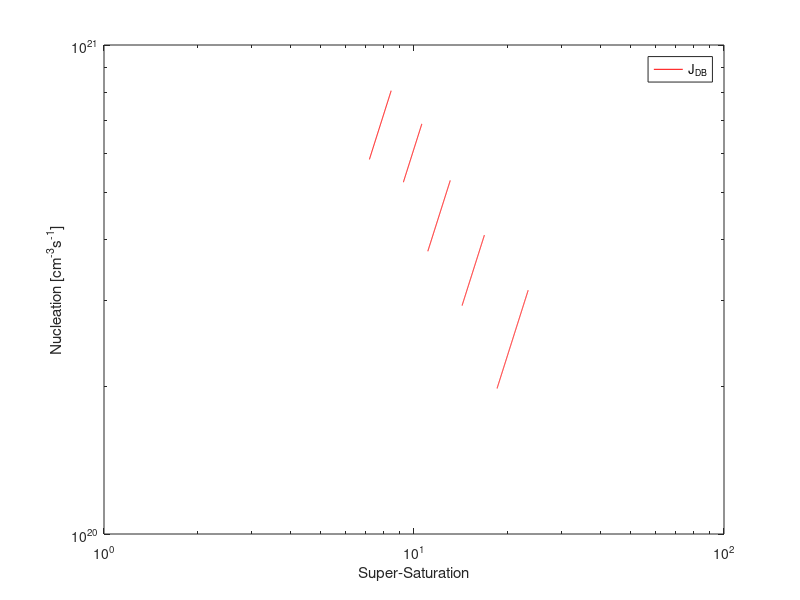
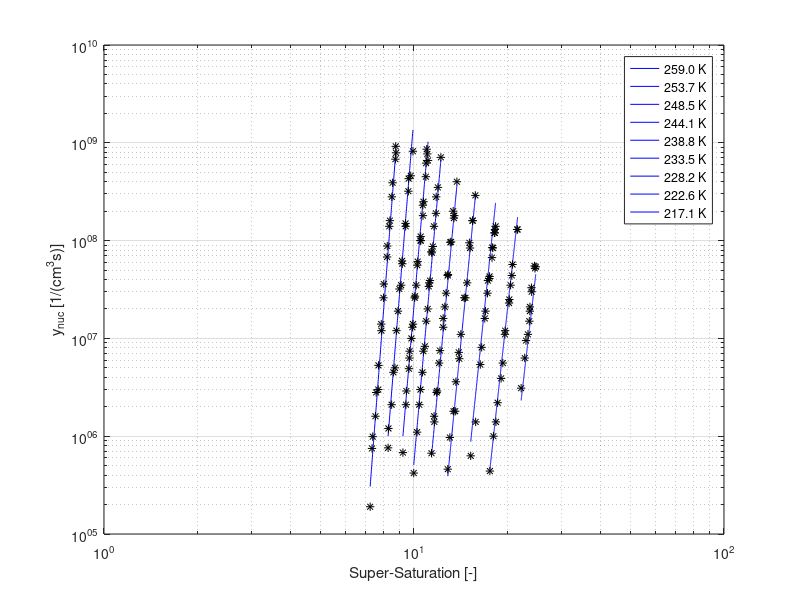
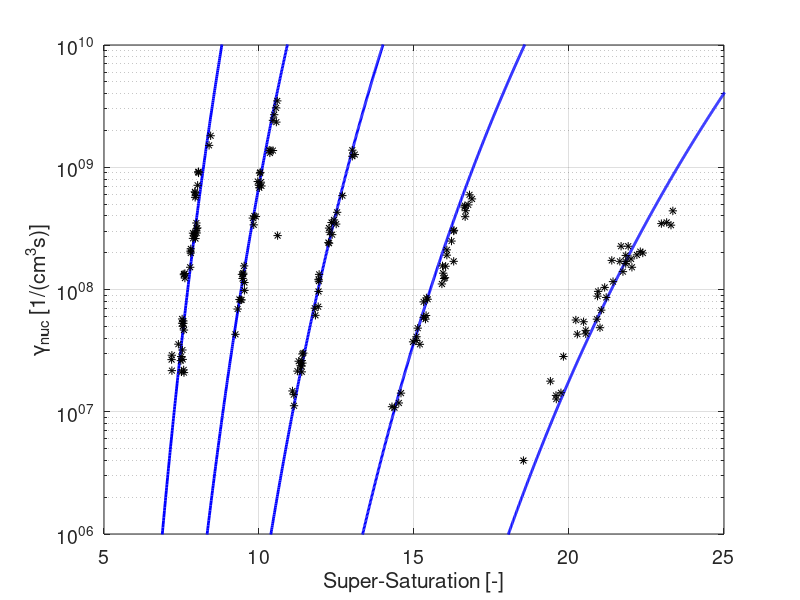

The MATLAB source for these figures, in order:
%%%%%% VERIFICATION: Nucleation rate %%%%%%
clear all, %close all, clc
% Constants %
m = 2.988*10^(-26); % Molecular mass of water [kg] (Karagiannis)
water_molarmass = 18.01528; % g/mol 
N_A = 6.022140857*10^23; % Avogadro constant, molecules/mol
m = water_molarmass/N_A*10^-3; % kg per molecule
k = 1.38064852*10^(-23); % Boltzmann constant [m^2kgs^-2K^-1]
T_C = 647.096; % Critical Temperature [K] "Revised Release on Surface Tension of Ordinary Water Substance" 
T_C = 647.14; % 647.15? Cite: n.4 (DataPaper_WölkStrey)
% Inputs %%
%T_range = [217.1 222.6 228.2 233.5 238.8 244.1 248.5 253.7 259]; % Viisanen range 
T_range = [259.86 249.75 239.58 229.52 218.94]; % Temperature range of Wölk & STrey
%T_range = [242.391]%%
T = T_range;
x = (T-225)./46.2; % DataPaper
t_r = (T_C - T)./T_C; % DataPaper
%rho = 0.08*tanh(x) + 0.7415*t_r.^0.33 + 0.32;
rho = 0.08*tanh(x) + 0.7415*t_r.^0.33 + 0.32; %[g.cm3]
rho = rho.*10^3;%[kg/m3]
v_m = m./rho; % [1/m3]
% v_m = m_m./rho; % Molecular volume of water [cm^3]
% v_m = v_m*10^(-6);
% v_m = m./rho; % Molecular volume of water [cm^3]
% v_m = v_m*10^(-3);
% Viisanen Strey Reiss 1993
J_data_259 = [9.2e8 3.9e8 1.4e8 8.8e7 3.6e7 1.4e7 5.3e6 1.6e6 9.9e5 1.9e5 7.9e8 6.8e8 2.8e8 1.6e8 6.8e7 2.6e7 1.2e7 3e6 2.8e6 7.5e5];
J_data_2537 = [3.2e8 4.6e8 1.4e8 5.8e7 3.2e7 1.2e7 4.5e6 1.2e6 8.2e8 4.3e8 1.5e8 6.2e7 3.5e7 1.9e7 5e6 2.1e6 7.6e5];  
J_data_2485 = [6.2e8 2.5e8 1e8 5.6e7 2.7e7 1.3e7 6.3e6 2.9e6 6.8e5 6.6e8 4.5e8 1.8e8 1e8 3.5e7 1e7 4.9e6 8.6e8 7.7e8 2.3e8 1.1e8 6.1e7 2.6e7 1.4e7 7.4e6 2.1e6];
J_data_2441 = [7.1e8 3.5e8 1.9e8 8.7e7 3.9e7 2e7 8.3e6 4.5e6 2.1e6 1.1e6 4.2e5 2.8e8 1.4e8 7.5e7 7.7e7 3.7e7 3.4e7 1.5e7 7.4e6 3e6];
J_data_2388 = [1.8e8 1.7e8 9.6e7 4.4e7 2.9e7 1.6e7 7.5e6 2.8e6 1.4e6 4e8 2e8 9.7e7 4.5e7 2.1e7 1.3e7 5.6e6 2.9e6 1.6e6 6.7e5];
J_data_2335 = [1.6e8 1.6e8 8.4e7 3.7e7 2.6e7 6.2e6 1.8e6 2.9e8 9.5e7 2.6e7 1.1e7 7.2e6 3.6e6 1.8e6 9.7e5 4.6e5]; 
J_data_2282 = [1.2e8 8.5e7 4.3e7 1.9e7 6.3e5 1.3e8 1.4e8 6.7e7 4.1e7 2.9e7 1.6e7 8.1e6 5.4e6 1.4e6 1.2e8 8.4e7 3.9e7];
J_data_2226 = [1.3e8 5.7e7 3.5e7 2.5e7 1.2e7 1.3e8 4.4e7 2.3e7 1.1e7 5.6e6 3.9e6 2.2e6 1.4e6 1e6 4.4e5];
J_data_2171 = [5.4e7 3e7 1.9e7 1.1e7 5.2e7 3.3e7 1.5e7 5.5e7 2.1e7 9.5e6 6.3e6 3.1e6];
S_data_259 = [8.73 8.53 8.32 8.2 7.99 7.84 7.68 7.51 7.36 7.22 8.75 8.71 8.48 8.36 8.19 7.97 7.85 7.67 7.55 7.32];
S_data_2537 = [9.59 9.76 9.4 9.17 8.97 8.78 8.58 8.27 9.92 9.61 9.39 9.15 9.09 8.88 8.68 8.47 8.25];
S_data_2485 = [10.94 10.73 10.52 10.25 10.07 9.88 9.66 9.45 9.21 11.1 10.92 10.69 10.49 10.17 9.81 9.63 10.99 11.04 10.68 10.51 10.28 10.05 9.93 9.68 9.42];
S_data_2441 = [12.21 11.94 11.77 11.5 11.26 11.07 10.84 10.65 10.4 10.23 9.98 11.79 11.6 11.41 11.38 11.2 11.16 10.95 10.72 10.49];
S_data_2388 = [13.49 13.45 13.09 12.84 12.69 12.42 12.13 11.83 11.63 13.75 13.38 13.17 12.87 12.57 12.42 12.05 11.87 11.61 11.39];
S_data_2335 = [15.47 15.44 15.16 14.84 14.65 14 13.58 15.77 15.09 14.52 14.16 13.94 13.65 13.41 13.05 12.85];
S_data_2282 = [18.16 17.89 17.53 17.01 15.24 18.24 18.33 17.85 17.5 17.26 16.92 16.53 16.36 15.81 18.23 17.96 17.31];
S_data_2226 = [21.59 20.79 20.49 20.3 19.68 21.51 20.68 20.26 19.65 19.34 19.1 18.61 18.38 18.04 17.57];
S_data_2171 = [24.71 23.96 23.64 23.31 24.56 23.93 23.55 24.47 23.66 22.98 22.76 22.16];
% Nucleation data points, of Wölk and Strey paper: Homogeneous nucleation
% for homogeneous water nucleation.
J_data_25986 = [2.17 2.67 2.9 2.2 2.09 56.7 62.0 63 13.2 13.4 12.4 28.5 28.9 27.5 26.2 5.53 5.3 5.74 ...
    58.5 91.5 91.8 89.9 71.2 13.5 15.2 19.9 20.6 21.5 3.57 31.9 26.1 29.1 4.66 5.29 5 2.12 2.83 2.68 2.62 3.2 ...
    29.0 31.5 35 151 181] .* 10^7; % T = 259.87 K (left-side), Where is the data from? What experiment?
J_data_24975 = [24.2 23.4 26.9 9.08 7.03 7.12 1.56 1.36 1.14 0.983 13.7 13.1 13.8 13.7 3.84 3.99 3.38 3.95 0.692 0.822 0.829 0.823 ...
    34.9 30.6 2.76 8.95 7.55 7.64 6.79 1.23 1.33 1.33 0.43] .* 10^8; % T = 
J_data_23958 = [0.238 .215 .212 .302 .262 .297 .236 .25 .964 2.94 2.42 2.81 2.39 5.86 12.3 12.7 13.8 3.53 3.18 ...
    3.43 4.28 3.71 1.33 1.17 1.21 0.259 0.615 .703 .724 .138 .112 .148] .* 10^8;
J_data_22952 = [2.11 1.91 1.7 .572 .613 .592 .142 .118 1.23 1.36 1.55 .356 .411 .373 .108 .11 1.25 1.11 1.56 4.92 5.51 4.72 5.95 .483 .383 ...
    4.85 3.94 4.41 3.01 2.49 3.05 0.792 .854 .832] .* 10^8; % (left-side)
J_data_21894 = [17.3 17 11.6 22.6 4.31 5.63 5.45 19.9 20.4 15.2 19.2 8.82 10.4 9.65 33.6 35.4 44 34.6 22.6 16.3 14 19 16.9 17.8 5.72 4.63 4.34 1.78 1.27 1.36 2.83 1.43 0.399 ...
    8.61 4.87 6.78] .* 10^7;
S_data_25986 = [7.19 7.18 7.19 7.57 7.58 7.94 7.94 7.93 7.58 7.58 7.61 7.92 7.87 7.9 7.87 7.56 7.52 7.52 7.96 8.04 8.05 8.05 8.02 7.61 ...
    7.78 7.8 7.79 7.8 7.4 8.01 7.95 7.94 7.58 7.56 7.54 7.5 7.49 7.54 7.48 7.53 7.99 7.99 7.98 8.39 8.44]; % T = 259.87 K
S_data_24975 = [10.45 10.56 10.49 10.04 10.08 10 9.52 9.49 9.53 9.53 10.45 10.35 10.33 10.38 9.8 9.85 9.83 9.9 9.31 9.44 9.37 9.41 ...
    10.59 10.55 10.6 10.03 10.06 9.96 10.01 9.47 9.49 9.45 9.24]; % (left-side)
S_data_23958 = [11.34 11.24 11.38 11.43 11.38 11.4 11.37 11.4 11.92 12.28 12.24 12.36 12.26 12.69 13.01 13.09 13.01 12.34 12.26 ...
    12.49 12.52 12.42 11.94 11.93 11.92 11.28 11.82 11.80 11.91 11.12 11.13 11.08];
S_data_22952 = [16.06 16.06 16.28 15.37 15.39 15.31 14.58 14.51 15.97 15.94 16.02 15.19 15.08 14.97 14.37 14.29 ...
    16 15.9 15.92 16.75 16.87 16.63 16.79 15.12 15.07 16.64 16.65 16.67 16.28 16.21 16.29 15.31 15.4 15.44];
S_data_21894 = [21.38 21.64 21.42 21.68 20.27 20.22 20.47 22.38 22.3 22.03 22.19 20.92 21.15 20.94 23.29 23.15 23.35 22.98 21.91 21.83 21.74 ...
    21.83 21.84 22 20.9 20.54 20.54 19.4 19.59 19.58 19.82 19.74 18.53 21.2 21 21.04] ; % FILL IN

% Data T = 259.86 K case %
w_data_25986 = [ 0.02641 .02646 .02623 0.022653 .02587 .0264 .02624 .02651];
p0_data_25986 = {[88.24 88.24 88.24 92.88 92.88],[97.77 97.77 97.77 92.88 92.88 92.88],[97.77 97.77 97.77 97.77 92.88 92.88 92.88], ...
    [97.77 97.77 97.77 97.77 97.77 92.88],[97.77 97.77 97.77 97.77 92.88] [97.77 97.77 97.77 92.88 92.88 92.88],[92.88 92.88 92.88 92.88 92.88],[97.77 97.77 97.77 102.92 102.92]};
p_v_data_25986 = [];
for j = 1:length(w_data_25986)
    p_v_data_25986 = [p_v_data_25986, w_data_25986(j) .* p0_data_25986{j}];
end
p_v_data_25986 = p_v_data_25986*10^3;% kPa -> Pa5    
% Data T = 249.75 K case %
w_data_24975 = [.01677 .01652 .01677];
p0_data_24975 = {[ 91.11 91.11 91.11 86.55 86.55 86.55 82.23 82.23 82.23 82.23],[91.11 91.11 91.11 91.11  86.55 86.55 86.55 86.55 82.23 82.23 82.23 82.23],[91.11 91.11 91.11 86.55 86.55 86.55 86.55 82.23 82.23 82.23 80.17]};
p_v_data_24975 = [];
for j = 1:length(w_data_24975)
    p_v_data_24975 = [p_v_data_24975, w_data_24975(j) .* p0_data_24975{j}];
end
p_v_data_24975 = p_v_data_24975*10^3;% kPa -> Pa5    
% Data T = 239.58 K case %
w_data_23958 = [.006797 .006808 .00665 .006862 .006917 .006827];
p0_data_23958 = {[99.45 99.45 99.45 99.45 99.45], [99.45 99.45 99.45 104.68],[ 110.19 110.19 110.19 110.19 113.02],[ 113.02 113.02 113.02 107.37 107.37],[ 107.37 107.37 107.37 103.08 103.08 103.08 97.92],[ 103.08 103.08 103.08 96.9 96.9 96.9]}; 
p_v_data_23958 = [];
for j = 1:length(w_data_23958)
    p_v_data_23958 = [p_v_data_23958, w_data_23958(j) .* p0_data_23958{j}];
end
p_v_data_23958 = p_v_data_23958*10^3;% kPa -> Pa5    
S{1} = min(S_data_25986):0.01:max(S_data_25986);
S{2} = min(S_data_24975):0.01:max(S_data_24975);
S{3} = min(S_data_23958):0.01:max(S_data_23958);
S{4} = min(S_data_22952):0.01:max(S_data_22952);
S{5} = min(S_data_21894):0.01:max(S_data_21894);
S{1} = min(S_data_25986)-2:0.01:max(S_data_25986)+2;
S{2} = min(S_data_24975)-2:0.01:max(S_data_24975)+2;
S{3} = min(S_data_23958)-2:0.01:max(S_data_23958)+2;
S{4} = min(S_data_22952)-2:0.01:max(S_data_22952)+2;
S{5} = min(S_data_21894)-2:0.01:max(S_data_21894)+2;
%S{1} = [7.95735];%%
% Equations of Wölk and Strey paper
for i=1:length(T_range)
    T = T_range(i);
    x = (T-225)/46.2; % DataPaper
    t_r = (T_C - T)/T_C; % DataPaper
    rho(i) = 0.08*tanh(x) + 0.7415*t_r^0.33 + 0.32;
    rho(i) = rho(i).*10^3;
    %sigma = (235.8*(1-T/T_C)^1.256*(1-0.625*(1-T/T_C)))*10^(-3); % Surface tension [N/m] "Revised Release on Surface Tension of Ordinary Water Substance"
    sigma(i) = (93.6635 + 0.009133*T - 0.000275*T^2)*10^(-3); % cite: n.4,7 (DataPaper_WölkStray)
    
    %p_eq = 610.8.*exp(-5.1421.*log(T./273.15)-6828.77*(1./T-1/273.15)); % Eq. Vapor pressure [pa]
    p_eq(i) = exp(77.34491-7235.42465/T - 8.2*log(T) + 0.0057113*T); % cite: n.66 (DataPaper_WölkStrey)
    %p_eq = 133.3224*10^(19.301142-2892.3693/T - 2.892736*log10(T)-0.0049369728*T+5.606905*10^(-6)*T^2-4.645869*10^(-9)*T^3+3.7874*10^(-12)*T^4); % Viisanen eq.
    %S = {[4:0.1:10],[5:0.1:13],[7:0.1:16],[9:0.1:19],[8:0.1:27]};
    %S = {[linspace(7.18,8.44,length(p_v_data_25986))],[linspace(9.24,10.59,length(p_v_data_24975))],[linspace(11.08,13.09,length(p_v_data_23958))],[14.29:0.1:16.87]};
    %S = p_v ./ p_eq; % Super-saturation
%     if i == 1
%         p_v = p_v_data_25986;
%     elseif i == 2
%         p_v = p_v_data_24975;
%     elseif i == 3
%         p_v = p_v_data_23958;
%     else
%         p_v = p_eq(i) .* S{i};
%     end
    p_v = p_eq(i) .* S{i};
    %p_v = 0.345*[106.51:2.1:127.73]*10^3;
    J_DB = sqrt((2.*sigma(i))./(pi.*m)).*v_m(i).*(p_v ./ (k.*T)).^2.*exp((-16.*pi.*v_m(i).^2.*sigma(i).^3)./(3.*(k.*T).^3 .* log(S{i}).^2)); 
    J_H2O = J_DB .* exp(-27.56 + 6.5*10^3/T)
    figure(21);
    %semilogy(S{i},J_DB/(10^6),'r--')
    %semilogy(S{i},J_DB/(10^6),'r*')%%
    semilogy(S{i},J_H2O/(10^6),'b-','linewidth', 2)
    hold on
    
    %semilogy(S{i},J_H2O/(10^6),'b*')%%
%     legend('J_{DB}','J_{H2O}')
    ylabel('Nucleation [cm^{-3}s^{-1}]')
    xlabel('Super-Saturation')
    
end
grid on
% ylim([10e5 10e8])
semilogy(S_data_25986, J_data_25986, 'k*')
semilogy(S_data_24975, J_data_24975, 'k*')
semilogy(S_data_23958, J_data_23958, 'k*')
semilogy(S_data_22952, J_data_22952, 'k*')
semilogy(S_data_21894, J_data_21894, 'k*')
%title('\gamma_{nuc}')
ylabel('\gamma_{nuc} [1/(cm^3s)]')
xlabel('Super-Saturation [-]')
%legend('T = 260 K','T = 250 K','T = 240 K','T = 230 K','T = 220 K')
ylim([10^6 10^10])
xlim([5 25])
set(gca,'FontSize',14)
%figure(21)
hold on
%%
close all
T = [259.86 249.75 239.58 229.52 218.94]; % Temperature range of Wölk & STrey
S{1} = min(S_data_25986):0.01:max(S_data_25986);
S{2} = min(S_data_24975):0.01:max(S_data_24975);
S{3} = min(S_data_23958):0.01:max(S_data_23958);
S{4} = min(S_data_22952):0.01:max(S_data_22952);
S{5} = min(S_data_21894):0.01:max(S_data_21894);
%T = [259 253.7 248.5 244.1 238.8 233.5 228.2 222.6 217.1];
%T = [230];
%S = {[10:0.01:20]};
x = (T-225)./46.2; % DataPaper
t_r = (T_C - T)./T_C; % DataPaper
rho = 0.08*tanh(x) + 0.7415*t_r.^0.33 + 0.32;
v_m = m./rho; % Molecular volume of water [cm^3]

v_m = v_m*10^(-6);
% S{6} = min(S_data_2335)-2:0.01:max(S_data_2335)+2;
% S{7} = min(S_data_2282)-2:0.01:max(S_data_2282)+2;
% S{8} = min(S_data_2226)-2:0.01:max(S_data_2226)+2;
% S{9} = min(S_data_2171)-2:0.01:max(S_data_2171)+2;

for i=1:length(T)
    x = (T(i)-225)/46.2; % DataPaper
    t_r = (T_C - T(i))/T_C; % DataPaper
    rho(i) = 0.08*tanh(x) + 0.7415*t_r^0.33 + 0.32;
    %sigma = (235.8*(1-T/T_C)^1.256*(1-0.625*(1-T/T_C)))*10^(-3); % Surface tension [N/m] "Revised Release on Surface Tension of Ordinary Water Substance"
    sigma(i) = (93.6635 + 0.009133*T(i) - 0.000275*T(i)^2)*10^(-3); % cite: n.4,7 (DataPaper_WölkStray)
    %p_eq = 610.8.*exp(-5.1421.*log(T./273.15)-6828.77*(1./T-1/273.15)); % Eq. Vapor pressure [pa]
    p_eq(i) = exp(77.34491-7235.42465/T(i) - 8.2*log(T(i)) + 0.0057113*T(i)); % cite: n.66 (DataPaper_WölkStrey)
    %p_eq = 133.3224*10^(19.301142-2892.3693/T - 2.892736*log10(T)-0.0049369728*T+5.606905*10^(-6)*T^2-4.645869*10^(-9)*T^3+3.7874*10^(-12)*T^4); % Viisanen eq.
    %S = {[linspace(7.18,8.44,length(p_v_data_25986))],[linspace(9.24,10.59,length(p_v_data_24975))],[linspace(11.08,13.09,length(p_v_data_23958))],[14.29:0.1:16.87]};
    %S = p_v ./ p_eq; % Super-saturation
%     if i == 1
%         p_v = p_v_data_25986;
%     elseif i == 2
%         p_v = p_v_data_24975;
%     elseif i == 3
%         p_v = p_v_data_23958;
%     else
%         p_v = p_eq(i) .* S{i};
%     end
    p_v = p_eq(i) .* S{i};
    %p_v = 0.345*[106.51:2.1:127.73]*10^3;
    J_DB = sqrt((2.*sigma(i))./(pi.*m)).*v_m(i).*(p_v ./ (k.*T(i))).^2.*exp((-16.*pi.*v_m(i).^2.*sigma(i).^3)./(3.*(k.*T(i)).^3 .* log(S{i}).^2)); 
    J_H2O = J_DB .* exp(-27.56 + 6.5*10^3/T(i));
    figure(1);
    loglog(S{i},J_H2O/(10^6),'r-')
    hold on
    %loglog(S{i},J_H2O/(10^6),'b-')
    legend('J_{DB}')
    ylabel('Nucleation [cm^{-3}s^{-1}]')
    xlabel('Super-Saturation')
    
end


% T = [259 253.7 248.5 244.1 238.8 233.5 228.2 222.6 217.1];
% S{1} = min(S_data_259)-2:0.01:max(S_data_259)+2;
% S{2} = min(S_data_2537)-2:0.01:max(S_data_2537)+2;
% S{3} = min(S_data_2485)-2:0.01:max(S_data_2485)+2;
% S{4} = min(S_data_2441)-2:0.01:max(S_data_2441)+2;
% S{5} = min(S_data_2388)-2:0.01:max(S_data_2388)+2;
% S{6} = min(S_data_2335)-2:0.01:max(S_data_2335)+2;
% S{7} = min(S_data_2282)-2:0.01:max(S_data_2282)+2;
% S{8} = min(S_data_2226)-2:0.01:max(S_data_2226)+2;
% S{9} = min(S_data_2171)-2:0.01:max(S_data_2171)+2;
% S_data_25986 = p_v_data_25986 ./ p_eq(1);
% S_data_24975 = p_v_data_24975 ./ p_eq(2);
% S_data_23958 = p_v_data_23958 ./ p_eq(3);
%S_data_22952 = p_v_data_24975 ./ p_eq(2);
% Figures
%% Viisanen 1993 validation %%
%close all
T = [259 253.7 248.5 244.1 238.8 233.5 228.2 222.6 217.1];
S{1} = min(S_data_259):0.01:max(S_data_259);
S{2} = min(S_data_2537):0.01:max(S_data_2537);
S{3} = min(S_data_2485):0.01:max(S_data_2485);
S{4} = min(S_data_2441):0.01:max(S_data_2441);
S{5} = min(S_data_2388):0.01:max(S_data_2388);
S{6} = min(S_data_2335):0.01:max(S_data_2335);
S{7} = min(S_data_2282):0.01:max(S_data_2282);
S{8} = min(S_data_2226):0.01:max(S_data_2226);
S{9} = min(S_data_2171):0.01:max(S_data_2171);
for i = 1:length(T)
    B = 10.^(-32.025880 - 0.070074889 * T(i) + 0.00040240774 * T(i).^2);
    n = 1.1743362 + 0.011626596 .* T(i) + 0.00047597152 .* T(i).^2;
    g_nuc = (B.*(S{i}-1).^n);
    figure(2)
    loglog(S{i}, g_nuc, '-b')
    hold on
    
end
grid on
% ylim([10e5 10e8])
semilogy(S_data_259, J_data_259, 'k*')
semilogy(S_data_2537, J_data_2537, 'k*')
semilogy(S_data_2485, J_data_2485, 'k*')
semilogy(S_data_2441, J_data_2441, 'k*')
semilogy(S_data_2388, J_data_2388, 'k*')
semilogy(S_data_2335, J_data_2335, 'k*')
semilogy(S_data_2282, J_data_2282, 'k*')
semilogy(S_data_2226, J_data_2226, 'k*')
semilogy(S_data_2171, J_data_2171, 'k*')
% ylim([10^5 10^9])
% xlim([5 30])
ylabel('y_{nuc} [1/(cm^3s)]')
xlabel('Super-Saturation [-]')
%figure(21)
hold on
% semilogy(S_data_25986, J_data_25986, 'r*')
% %semilogy(S_data_259, J_data_259, 'b*')
% semilogy(S_data_24975, J_data_24975, 'r*')
% semilogy(S_data_23958, J_data_23958, 'r*')
% semilogy(S_data_22952, J_data_22952, 'r*')
% semilogy(S_data_21894, J_data_21894, 'r*')
grid on
legend('259.0 K','253.7 K','248.5 K','244.1 K','238.8 K','233.5 K', '228.2 K','222.6 K','217.1 K')
%ylim([10^5 10^10]) 
%xlim([5 30])

% figure(2)
% ax1 = axes; 
% yyaxis left                 % see [1]
% plot(T_range,p_eq)
% ylabel('p_{eq}')
% hold on
% pause(0.1)                  % see [3]
% ax1.XTickMode = 'manual'; 
% ax1.YTickMode = 'manual'; 
% ax1.YLim = [min(ax1.YTick), max(ax1.YTick)];  % see [4]
% ax1.XLimMode = 'manual'; 
% grid(ax1,'on')
% ytick = ax1.YTick;  
% yyaxis right                % see [1]
% plot(T_range, sigma)
% ylabel('\sigma')
% ax2 = axes('position', ax1.Position);
% plot(ax2,T_range, rho, 'k')
% ylabel('\rho')
% pause(0.1)                 % see [3]
% ax2.Color = 'none'; 
% grid(ax2, 'on')
% ax2.XLim = ax1.XLim; 
% ax2.XTick = ax1.XTick; 
% ax2.YLimMode = 'manual'; 
% yl = ax2.YLim; 
% ax2.YTick = linspace(yl(1), yl(2), length(ytick));      % see [2]
% % horzontally offset y tick labels
% ax2.YTickLabel = strcat(ax2.YTickLabel, {'       '}); 
% %legend('p_{eq}','\sigma','\rho')
% 
% 
% T = [220:2.5:320];
% T_C = 647.15; % Cite: n.4 (DataPaper_WölkStrey)
% x = (T-225)./46.2; % DataPaper
% t_r = (T_C - T)./T_C; % DataPaper
% rho = 0.08*tanh(x) + 0.7415*t_r.^0.33 + 0.32;
% sigma = (93.6635 + 0.009133*T - 0.000275*T.^2).*10^(-3); % cite: n.4,7 (DataPaper_WölkStray)
% p_eq = exp(77.34491-7235.42465./T - 8.2*log(T) + 0.0057113*T); % cite: n.66 (DataPaper_WölkStrey)
% figure(2)
% ax1 = axes; 
% yyaxis left                 % see [1]
% semilogy(T,p_eq)
% ylabel('p_{eq}')
% ylim([10^0 10^5])
% hold on
% pause(0.1)                  % see [3]
% ax1.XTickMode = 'manual'; 
% ax1.YTickMode = 'manual'; 
% ax1.YLim = [min(ax1.YTick), max(ax1.YTick)];  % see [4]
% ax1.XLimMode = 'manual'; 
% grid(ax1,'on')
% ytick = ax1.YTick;  
% yyaxis right                % see [1]
% plot(T, sigma)
% ylabel('\sigma')
% ylim([0.065 0.085])
% ax2 = axes('position', ax1.Position);
% plot(ax2,T, rho, 'k')
% ylabel('\rho')
% ylim([0.9 1.15])
% pause(0.1)                 % see [3]
% ax2.Color = 'none'; 
% grid(ax2, 'on')
% ax2.XLim = ax1.XLim; 
% ax2.XTick = ax1.XTick; 
% ax2.YLimMode = 'manual'; 
% yl = ax2.YLim; 
% ax2.YTick = linspace(yl(1), yl(2), length(ytick));      % see [2]
% % horzontally offset y tick labels
% ax2.YTickLabel = strcat(ax2.YTickLabel, {'       '}); 
% %legend('p_{eq}','\sigma','\rho')        
